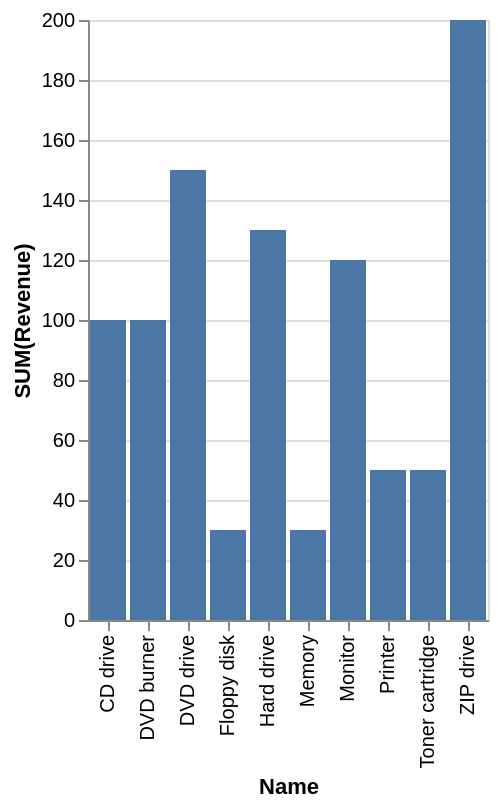

Write a Vega-Lite specification for this figure.
### Vega-Lite specification from a JSON file in a GitHub repository (floating-point values rounded to 4 significant figures)
{"data": {"values": [{"x_data": "CD drive", "y_data": 100}, {"x_data": "DVD burner", "y_data": 100}, {"x_data": "DVD drive", "y_data": 150}, {"x_data": "Floppy disk", "y_data": 30}, {"x_data": "Hard drive", "y_data": 130}, {"x_data": "Memory", "y_data": 30}, {"x_data": "Monitor", "y_data": 120}, {"x_data": "Printer", "y_data": 50}, {"x_data": "Toner cartridge", "y_data": 50}, {"x_data": "ZIP drive", "y_data": 200}]}, "mark": "bar", "encoding": {"x": {"field": "x_data", "type": "nominal", "title": "Name", "sort": "ascending"}, "y": {"field": "y_data", "type": "quantitative", "title": "SUM(Revenue)"}}}
